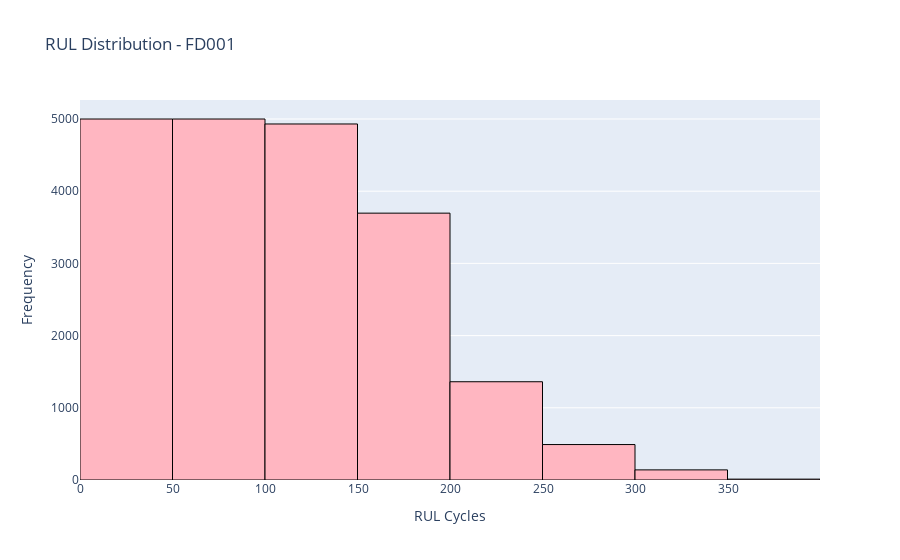

Notebook source saved alongside this figure:
### Code cell
#RUL Distribution 
fig = go.Figure(
    data= [
        go.Histogram(
            x=train_fd001["RUL"],
            xbins = dict(size = 50),
            marker= dict(color = "lightpink",line = dict(color = "black", width = 1))
        )
    ]
)
fig.update_layout(
    xaxis_title = "RUL Cycles",
    yaxis_title="Frequency",
    title = "RUL Distribution - FD001"
)
fig.show()

### Figure 1 — Plotly figure (JSON) as saved in the notebook; plotly's stock layout.template omitted (floating-point values rounded to 4 significant figures; data arrays with more than 128 entries replaced by an {"elided": "..."} marker saying what was removed)
{"data": [{"marker": {"color": "lightpink", "line": {"color": "black", "width": 1}}, "type": "histogram", "x": {"elided": "20631 int values"}, "xbins": {"size": 50}}], "layout": {"title": {"text": "RUL Distribution - FD001"}, "xaxis": {"title": {"text": "RUL Cycles"}}, "yaxis": {"title": {"text": "Frequency"}}}}
